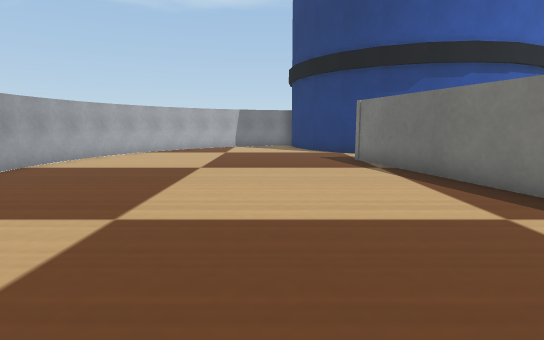
View 1 (above)

12 first-person views from a walk through a world built for the Webots simulator. The camera is 0.06 m above the floor, tilts 8° down and sees 80° across. The floor is counted in squares, 0.05 m on a side. Each view is taken from the middle of a square. On the plan, view 1 faces up. The plan holds only what a view shows up to about 13 squares ahead; the rest is blank. The robots in the file are not drawn. Simple shapes and patterns stand in for the simulator's stock objects.

View 2
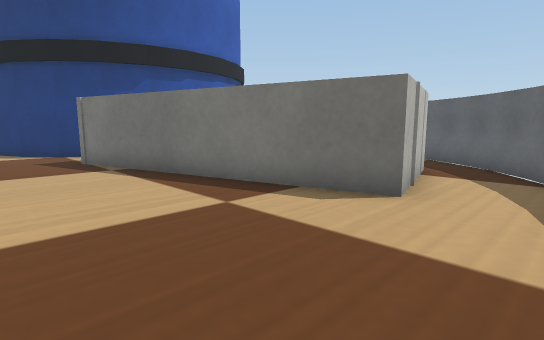

View 3
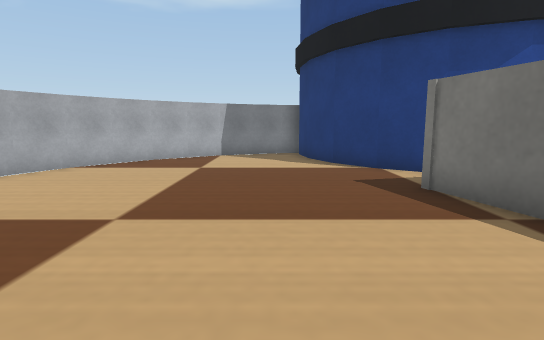

View 4
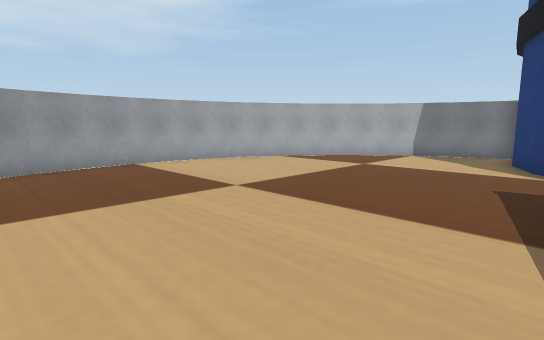

View 5
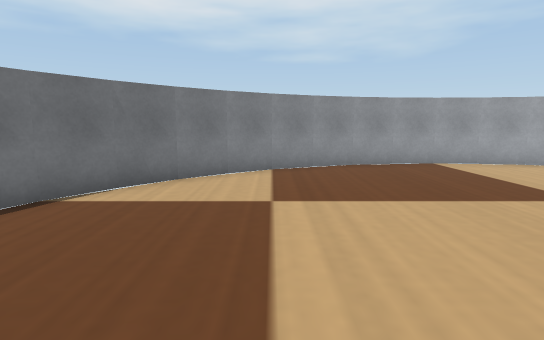

View 6
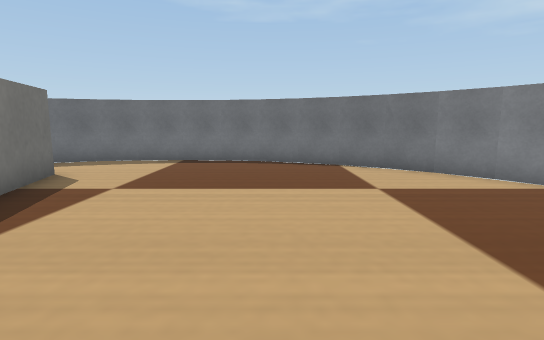

View 7
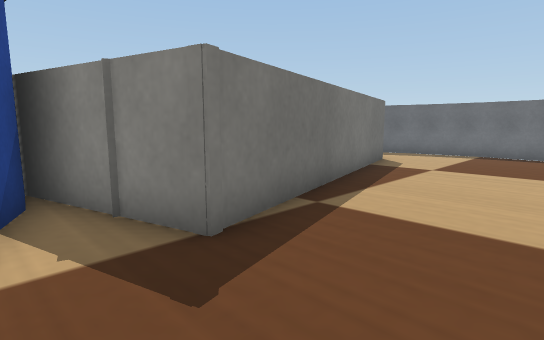

View 8
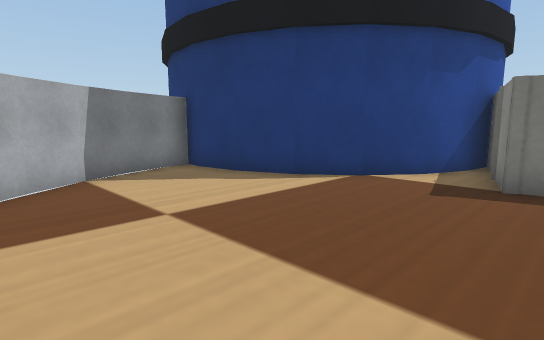

View 9
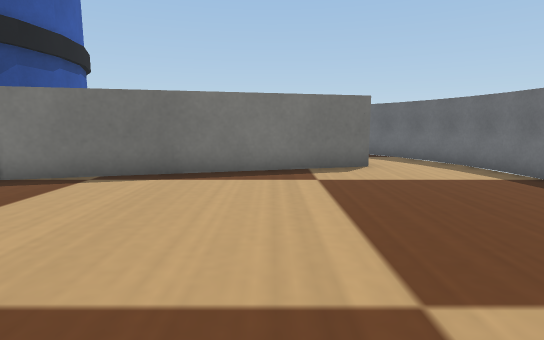

View 10
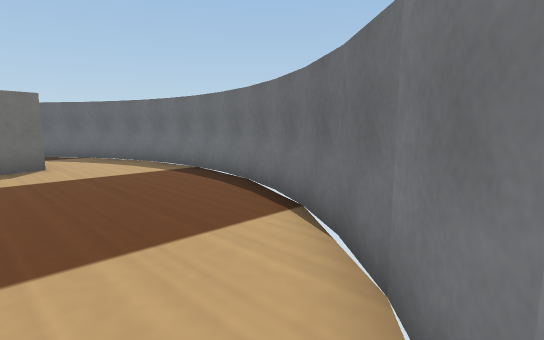

View 11
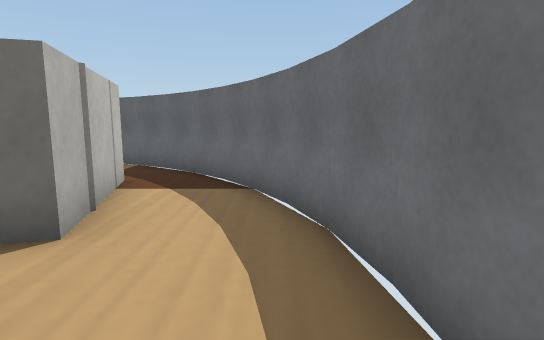

View 12
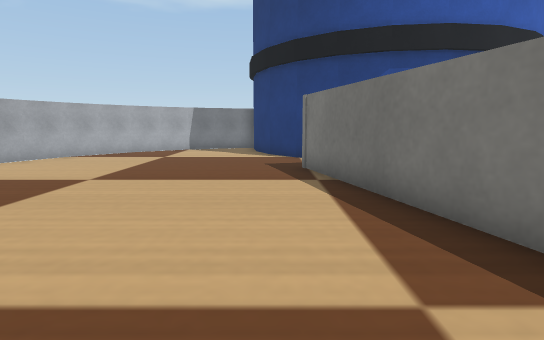

### Floor plan
Key: @ floor where view 1 was taken; # wall or solid block; . floor; B barrel.
Columns run from 7 left of view 1 to 11 right of it. Each row starts with its distance up from view 1.
 21          B
 20         BB
 19       ###
 18     ###.B
 17    ##...B
 16   ##.....B
 15  ##......BB
 14  #........BB      B
 13 ##.........BB   BBB
 12 #...........### B
 11 #.........###
 10 #.........##
  9 #..........#
  8 #..........#
  7 #..........#
  6 #..........##
  5 ##..........#
  4  #..........#
  3  ##.........######
  2   ##.............#
  1    ##...........##
  0     ###@......###
 -1       #########

Positions as (right, up) in squares from view 1, and headings:
1: (0, 0), facing up
2: (0, 0), facing up-right
3: (0, 5), facing up
4: (3, 5), facing up-left
5: (3, 4), facing left
6: (0, 10), facing down
7: (0, 13), facing down-right
8: (-4, 10), facing up-right
9: (-4, 5), facing right
10: (-5, 4), facing down-right
11: (2, 0), facing right
12: (2, 2), facing up
